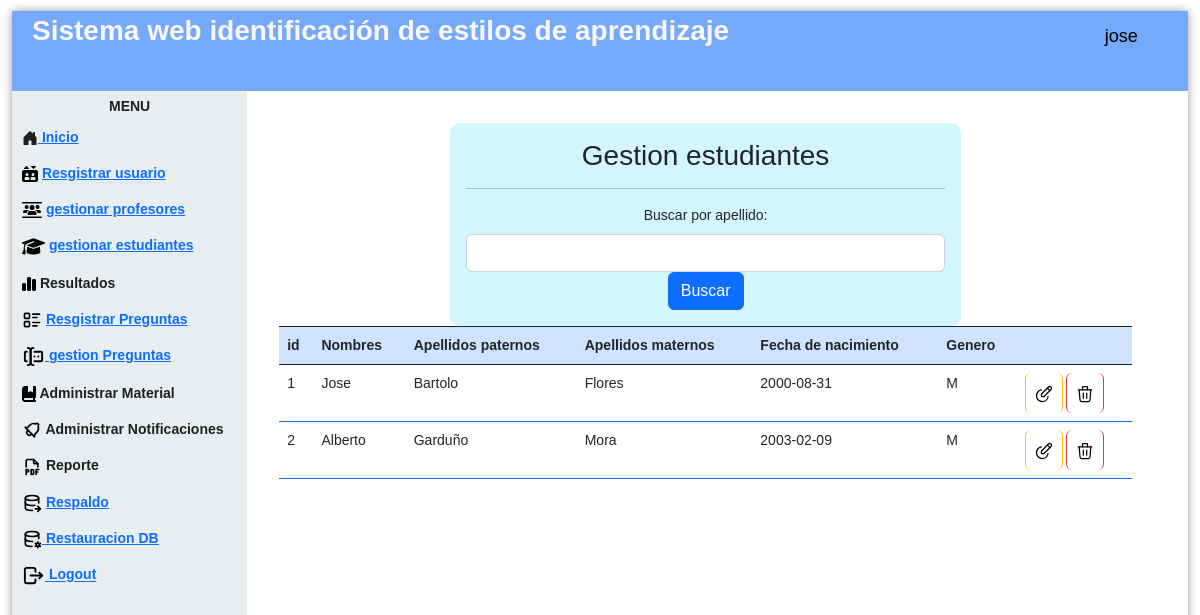
Screenshot of /gestionEs.php (signed in) with the database file from the repository.
### tables this page shows
CREATE TABLE `estudiante` (
  `idEstudiante` int(11) NOT NULL AUTO_INCREMENT,
  `nombre` varchar(45) NOT NULL,
  `apellidoPaterno` varchar(45) NOT NULL,
  `apellidoMaterno` varchar(45) DEFAULT NULL,
  `fechaNaci` date NOT NULL,
  `genero` varchar(5) NOT NULL,
  `correo` varchar(45) NOT NULL,
  `contraseña` varchar(100) NOT NULL,
  PRIMARY KEY (`idEstudiante`)
);

### gestionEs.php (the view, shortened to what this page needs)
<?php
  include "controlador/eliminarE.php";
  ?>
<!DOCTYPE html>
<html lang="en">
<head>
    <link href="https://cdn.jsdelivr.net/npm/bootstrap@5.2.2/dist/css/bootstrap.min.css" rel="stylesheet">
    <link href='css/nav.css' rel='stylesheet' type='text/css'>
    <link href='css/formulario.css' rel='stylesheet' type='text/css'>
</head>
<body>
<div class="page">
  <div class="pageHeader">
    <div class="title">Sistema web identificación de estilos de aprendizaje</div>
    <div class="userPanel"><span class="username" style="color:#000000";><i class="fa-solid fa-user-large"></i></svg>
          <?php   echo  $_SESSION["nombre"];
            ?></span></div>
  </div>
  <div class="main">
    <div class="nav">
      <div class="menu">
      <div class="title"><center>Menu</center></div>
        <ul>
          <li><a href="controlador/loginrol.php"> Inicio<a></li>
          <li>
            <a href="registroUs.php"> Resgistrar usuario<a></li>
          <li>
            <a href="gestionPr.php">gestionar profesores<a></li>
            <li>
          <a href="gestionEs.php"> gestionar estudiantes<a></li>
          <li>Resultados</li>
          <li>   <a href="registroPregunta.php"> Resgistrar Preguntas<a></li>
          <li><a href="gestionPreguntas.php"> gestion Preguntas<a></li>
          <li>Administrar Material</li>
          <li>  Administrar Notificaciones</li>
          <li>  Reporte</li>
          <li> <a href="generaR.php"> Respaldo<a></li>
          <li><a href="respaldo"> Restauracion DB<a></li>
          <li><a href="controlador/cerrarsesion.php"> Logout<a></li>
        </ul>
      </div>
    </div>
    <div class="view col-12 p-3 ">
      <div class="container-fluid row">
        <div class="col-12 p-3">
        <form action="" method="get" class="col-10 p-3 m-auto formulario">
        <h3>Gestion estudiantes</h3>
           <hr    color="#000000";>
          <label for="buscarNombre" class="form-label">Buscar por apellido:</label>
          <input type="text" class="form-control" id="buscarNombre" name="buscarNombre">
          <button type="submit" class="btn btn-primary">Buscar</button>
        </form>
        <?php
        include "modelo/conexion.php";
        $filtroNombre = isset($_GET['buscarNombre']) ? $_GET['buscarNombre'] : '';
        if (!empty($filtroNombre)) {
          $sql = $conexion->query("SELECT * FROM estudiante WHERE apellidoPaterno LIKE '%$filtroNombre%'");
        } else {
          $sql = $conexion->query("SELECT * FROM estudiante");
        }
        ?>
        <table class="table">
          <thead class="table bg-light text-dark table-striped table-bordered border-dark table-primary">
            <tr>
              <th scope="col">id</th>
              <th scope="col">Nombres</th>
              <th scope="col">Apellidos paternos</th>
              <th scope="col">Apellidos maternos</th>
              <th scope="col">Fecha de nacimiento</th>
              <th scope="col">Genero</th>
              <th scope="col"></th>
            </tr>
          </thead>
          <tbody class="table table table-striped table-hover table-bordered border-primary">
            <?php
              while($datos=$sql->fetch_object()){?>
            <tr>
              <td><?= $datos->idEstudiante ?></td>
              <td><?= $datos->nombre ?></td>
              <td><?= $datos->apellidoPaterno ?></td>
              <td><?= $datos->apellidoMaterno ?></td>
              <td><?= $datos->fechaNaci ?></td>
              <td><?= $datos->genero ?></td>
              <td>
                <a href="modificacionE.php?id=<?= $datos->idEstudiante ?>" class="btn btn-small btn-warning">
                </a>
                <a onclick="return eliminar()" href="gestionEs.php?id=<?= $datos->idEstudiante ?>"  class="btn btn-small btn-danger" >
                </a>
              </td>
            </tr>
            <?php }
              ?>
          </tbody>
        </table>
      </div>
    </div>
    </div>
  </div>
</div>
</body>
</html>

### css/nav.css (style rules this page uses)
html { background-image: url(http://www.ultraimg.com/images/2UeGfhZ.jpg); }
body { padding: 0px; margin: 0px; font-family: "Open Sans"; font-size: 14px; }
.page { position: absolute; width: 98%; height: 98%; left: 1%; top: 1%; background-color: rgba(255, 255, 255, 0.7); -moz-border-radius: 4px; -webkit-border-radius: 4px; border-radius: 4px; -moz-box-shadow: 0 0 10px 0 rgba(0, 0, 0, 0.4); -webkit-box-shadow: 0 0 10px 0 rgba(0, 0, 0, 0.4); box-shadow: 0 0 10px 0 rgba(0, 0, 0, 0.4); }
.pageHeader { width: 100%; height: 80px; line-height: 50px; background-color: #75a9f9; color: rgb(250, 246, 246); -moz-box-sizing: border-box; -webkit-box-sizing: border-box; box-sizing: border-box; padding: 5px 20px; vertical-align: middle; }
.pageHeader .title { width: 70%; float: left; line-height: 30px; font-size: 2em; font-weight: 700; }
.pageHeader .userPanel { width: 30%; float: right; }
.pageHeader .userPanel .username { float: right; line-height: 40px; padding: 0px 20px; font-weight: 400; font-size: 1.3em; color:#201f1f; }
.main { position: relative; width: 100%; height: 100%; clear: both; background-color: white; }
.main .nav { width: 20%; height: 100%; float: left; background-color: rgba(227, 234, 235, 0.8); }
.main .nav .menu { width: 100%; margin: 5px; color: #201f1f; }
.main .nav .menu .title { font-weight: 700; font-size: 1em; text-transform: uppercase; }
.main .nav .menu ul { padding-left: 0px; }
.main .nav .menu ul li { cursor: pointer; list-style: none; margin: 5px 0px; padding: 5px 0px; font-weight: 600; margin-right: 10px; padding-left: 5px; -moz-border-radius: 4px; -webkit-border-radius: 4px; border-radius: 4px; transition: 0.25s all; }
.main .view { position: relative; overflow: hidden; }
.main .view ,img { float: right; padding-top: 3%; width: 80%; }
.view ,table { align-items: center; }

### css/formulario.css (style rules this page uses)
* { transition: .4s; box-sizing: border-box; font-family: 'arial'; }
body { background: rgba(255, 255, 255, 0.8); }
.formulario { width: 60%; margin: auto; text-align: center; background: #4dd7fa3f; padding-top: 30px; border-radius: 10px; }

### rows the page displays
estudiante: idEstudiante "1", nombre "Jose", apellidoPaterno "Bartolo", apellidoMaterno "Flores", fechaNaci "2000-08-31", genero "M"
estudiante: idEstudiante "2", nombre "Alberto", apellidoPaterno "Garduño", apellidoMaterno "Mora", fechaNaci "2003-02-09", genero "M"

### other values shown
$_SESSION["nombre"] "jose"
